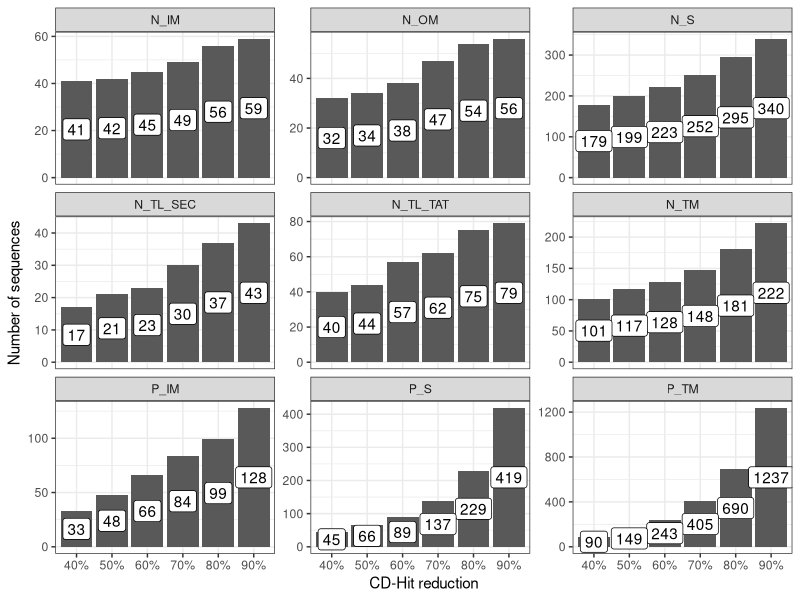

The R source for this figure:
library(ggplot2)
library(dplyr)
library(tidyr)

png("cdhit-sizes.png", width = 680*4, height = 680*4, res = 190)
read.csv("data/CD-HIT_reduction_results.csv") %>% 
  pivot_longer(cols = -Dataset) %>% 
  mutate(name = paste0(as.numeric(gsub("X", "", name)) * 100, "%")) %>% 
  ggplot(aes(x = name, y  = value, label = value)) +
  geom_col() +
  geom_label(aes(y = value/2)) +
  facet_wrap(~ Dataset, scales = "free_y") +
  scale_x_discrete("CD-Hit reduction") +
  scale_y_continuous("Number of sequences") +
  theme_bw()
dev.off()
